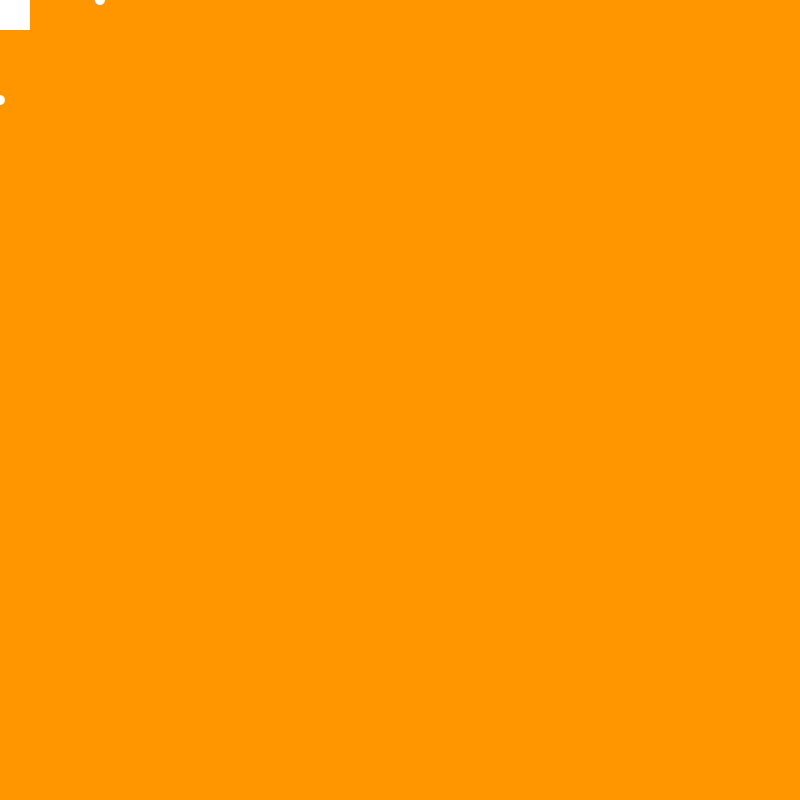
Frame 1 (no input)
Frame 60 (the mouse pressed at the canvas centre just before this capture): identical to frame 1, image omitted
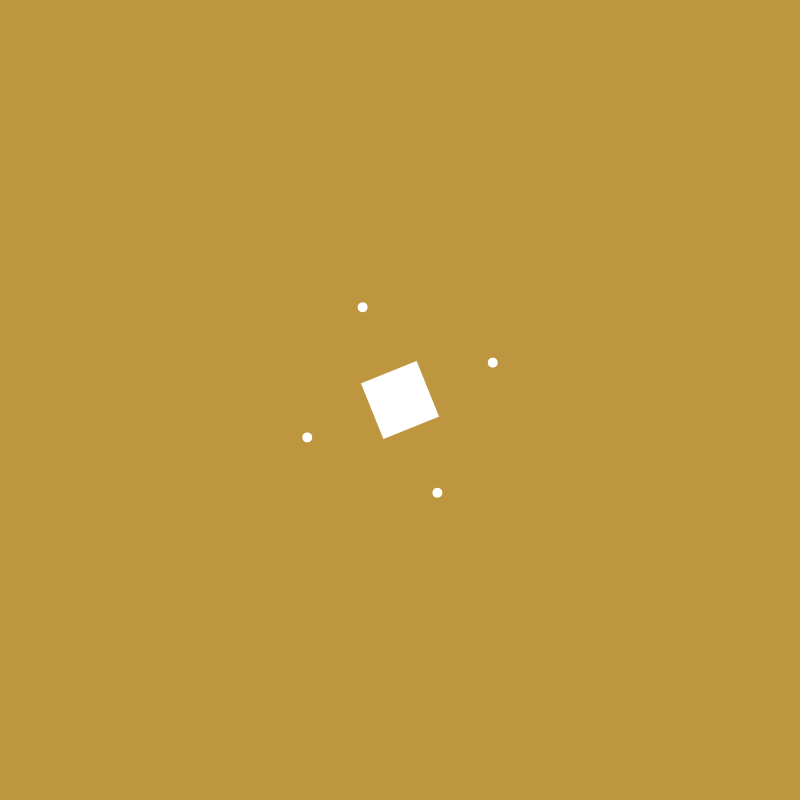
Frame 120 (the mouse held since frame 60 and released just before this capture)

The Processing sketch that drew these frames (run headless with seeded random() and noise(); from frame 60 on, the mouse is pressed at the canvas centre):

// Processing sketch: Mouse_interaction
// ── Mouse_interaction.pde
/*
Matt Melachrinos | mattmelachrinos.com
 
  mouse interaction
 Creative Programming 1 with Jeff Thompson
*/

float angle = 0;

void setup() {
  size(800, 800);
  noCursor();        // turn off normal cursor
  rectMode(CENTER);                   // see also the cursor() command for other options
}


void draw() {
  
  // a bit fancier than the ellipse() code below
  // change the background color from orange to blue
  // based on the mouse position
  color c1 = color(255,150,0);
  color c2 = color(0,150,255);
  float pos = map(mouseX*mouseY, 0,width*height, 0,1); 
  background( lerpColor(c1,c2, pos) );
 
 
 
  // draw a white circle in the mouse's position
  fill(255);
  noStroke();
  pushMatrix();
  translate(mouseX,mouseY);
  rotate(angle);
  rect(0,0, 60,60);
  ellipse(100,0,10,10);
  ellipse(-100,0,10,10);
  ellipse(0,100,10,10);
  ellipse(0,-100,10,10);
  popMatrix();
  
  if (mousePressed)
    angle+= 0.1;
}


void mousePressed() {
  println("clicked at: " + mouseX +"," +mouseY);
  background(255);
}

void mouseReleased() {
  println("released at: " + mouseX +"," +mouseY);
}

void mouseDragged() {
  //println("- dragging...");
  //angle += .1;
}
